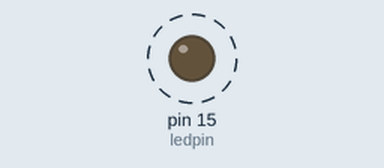
Recording of a sketch running on a simulated Arduino Uno, built with avr-gcc and run on an emulated ATmega328P. On the bench: output pins drawn as LEDs (lit = HIGH). Dashed ring = blinking.

Above: at 0.2 s.
Timing chart, 0 to 4.7 s (numbered marks = the images above):
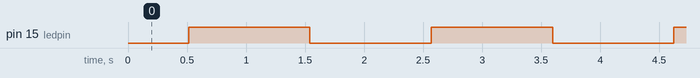

Measured:
- by itself, pin 15 (ledpin): alternates HIGH for 1.0 s and LOW for 1.0 s

The sketch:

pwm_led.ino
```cpp
const int ledpin {15};

void setup()
{
  pinMode(ledpin, OUTPUT); // gpio 15 as output
}

void loop()
{
  for (int pwm {0}; pwm < 256; ++pwm) // loop for increasing the pwm value from 0 to 255 in 1 increments
  {
    analogWrite(ledpin, pwm); // output the duty cycle 0 is 0%, 255 is 100%
    delay(4); // delay of 4ms
  }

  for (int pwm {255}; pwm >= 0; --pwm)  // loop for decreasing the pwm value from 255 to 0 in 1 increments
  {
    analogWrite(ledpin, pwm);  // output the duty cycle 0 is 0%, 255 is 100%
    delay(4);  // delay of 4ms
  }
}
```
